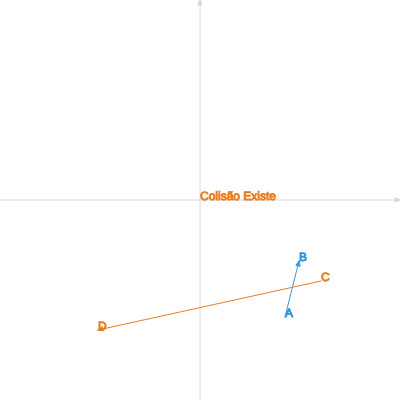
Frame 1 (no input)
Frame 60 (no input): identical to frame 1, image omitted
Frame 120 (the mouse pressed at the canvas centre since frame 60): identical to frame 1, image omitted

The p5.js sketch that drew this single still picture (run headless with seeded random() and noise() and a simulated clock; from frame 60 on, the mouse is pressed at the canvas centre):

// p5.js sketch
// ── sketch.js
class vector{
  constructor(){
    //usarei parseInt para truncar em um número inteiro, onde irá facilitar e confiabilizar as operações
    this.x1 = parseInt(random(-200, 200));
    this.y1 = parseInt(random(-200, 200));
    this.x2 = parseInt(random(-200, 200));
    this.y2 = parseInt(random(-200, 200));
  }
  
  drawVector(){
    return arrow(this.x1, this.y1, this.x2, this.y2);
  }
  
}

let vec1;
let vec2;
let colision = false;

var vectorAB
var vectorAC
var vectorAD  
var vectorCD
var vectorCA
var vectorCB

function setup() {
  createCanvas(400, 400);
  vec1 = new vector();
  vec2 = new vector();
  vec1transl = translateOrigin(vec1);
  colisionExist(vec1, vec2);//preciso analisar e corrigir o produto vetorial já que a origem não é no (0, 0) então o que fazer?
}

function draw() {
  goCartesian();
  colore(52, 152, 219)
  vec1.drawVector();
  texto("A", vec1.x1, vec1.y1)
  texto("B", vec1.x2, vec1.y2)
  colore(230, 126, 34)
  vec2.drawVector();
  texto("C", vec2.x1, vec2.y1)
  texto("D", vec2.x2, vec2.y2)
  
  /*colore(75, 86, 101)
  arrow(vectorAB.x1, vectorAB.y1, vectorAB.x2, vectorAB.y2)
  arrow(vectorAC.x1, vectorAC.y1, vectorAC.x2, vectorAC.y2)
  arrow(vectorAD.x1, vectorAD.y1, vectorAD.x2, vectorAD.y2)
  
  colore(210, 28, 28)
  arrow(vectorCD.x1, vectorCD.y1, vectorCD.x2, vectorCD.y2)
  arrow(vectorCA.x1, vectorCA.y1, vectorCA.x2, vectorCA.y2)
  arrow(vectorCB.x1, vectorCB.y1, vectorCB.x2, vectorCB.y2)*/
  
  if(colision == true){
    texto("Colisão Existe", 0, 0);
  } else{
    texto("Colisão Não Existe", 0, 0);
  }
  
  /*texto("A", vectorAB.x1+5, vectorAB.y1+5)
  texto("B", vectorAB.x2, vectorAB.y2)
  texto("C", vectorCD.x1-10, vectorCD.y1-10)
  texto("D", vectorCD.x2, vectorCD.y2)*/
 
}

//-------------------------------------------------
function calc_n_colision(vec1, vec2){
  let vector1;
  vector1 = {...vec1}; //já é o próprio vetor AB
  let vector2;
  vector2 = {...vec2}; //será o vetor AC
  
  vector2.x2 = vector2.x1;
  vector2.y2 = vector2.y1;
  vector2.x1 = vector1.x1;
  vector2.y1 = vector1.y1;
  
  console.log(vector1);
  console.log(vector2);
  
  return prodVec(vector1, vector2);

}
//-------------------------------------------------
function prodVec(vector1, vector2){
  //se estamos em 2D o produto vetorial produz apenas a cordenada Z
  let productVector = (vector1.x2*vector2.y2) - (vector1.y2*vector2.x2);
  console.log(productVector)
  return productVector;
}
//-------------------------------------------------
function colisionExist(vector1, vector2){
  //AB x AC e AB x AD tem mesmo sinal? então sem interseção
  //CD x CA e CD x CB tem mesmo sinal? então sem interseção
  
  vectorAB = {...vector1}; //já é o próprio vetor AB
  vectorAC = {...vector1}; //será o vetor AC
  vectorAC.x2 = vector2.x1; vectorAC.y2 = vector2.y1;
  vectorAD = {...vector1}; //será o vetor AD
  vectorAD.x2 = vector2.x2; vectorAD.y2 = vector2.y2;
  
  vectorCD = {...vector2}
  vectorCA = {...vector2}
  vectorCA.x2 = vector1.x1; vectorCA.y2 = vector1.y1;
  vectorCB = {...vector2}
  vectorCB.x2 = vector1.x2; vectorCB.y2 = vector1.y2;
  
  console.log(vectorAB);
  console.log(vectorAC);
  console.log(vectorAD);
  console.log(vectorCD);
  console.log(vectorCA);
  console.log(vectorCB);
  
  vectorAB = translateOrigin(vectorAB);
  vectorAC = translateOrigin(vectorAC);
  vectorAD = translateOrigin(vectorAD);
  vectorCD = translateOrigin(vectorCD);
  vectorCA = translateOrigin(vectorCA);
  vectorCB = translateOrigin(vectorCB);
  
  console.log("AB:", vectorAB);
  console.log("AC:", vectorAC);
  console.log("AD:", vectorAD);
  console.log("CD:", vectorCD);
  console.log("CA:", vectorCA);
  console.log("CB:", vectorCB);
  
  //ESSA VERIFICAÇÃO MUITO PROVAVELMENTE ESTÁ ERRADA, REVISAR.
  //OU ENTÃO A TRANSLADAÇÃO PARA A ORIGEM
  
  if(
    ((prodVec(vectorAB, vectorAC) >= 0 && prodVec(vectorAB, vectorAD) < 0) || (prodVec(vectorAB, vectorAC) < 0 && prodVec(vectorAB, vectorAD) >= 0))
    &&
    ((prodVec(vectorCD, vectorCA) >= 0 && prodVec(vectorCD, vectorCB) < 0) || (prodVec(vectorCD, vectorCA) < 0 && prodVec(vectorCD, vectorCB) >= 0))
    ){
    colision = true
    console.log("Entrou AB e CD verdadeiro");
    return
  }
  console.log("Finalizou laço")
  return
  
}
//-------------------------------------------------
  
function translateOrigin(vectorOriginal){ //Translada os segmentos partindo da origem (0,0); usamos para calcularmos p produto vetorial.
  var vector = {...vectorOriginal};
  
  vector.x2 = vector.x2-vector.x1;
  vector.y2 = vector.y2-vector.y1;
  
  vector.x1 = 0;
  vector.y1 = 0;
  
  return vector;
}
//-------------------------------------------------

function goCartesian()
{
  background(255)
  
  mouseXC = mouseX - width/2
  mouseYC = height/2 - mouseY
  
  colore(213, 216, 220)
  arrow(0,height/2,width, height/2)
  colore(213, 216, 220)
  arrow(width/2,height,width/2, 0)
  
  translate(width/2,height/2)
  scale(1,-1,1)  
}

//precisamos redeclarar colore, pois, como a utilizamos em goCartesian() e essas e essas funções são iniciadas antes do draw() é como se colore ainda não existisse (comente a função e veja).
function colore(c1,c2,c3,c4)
{
  if(c4 != null)
  {
    fill(c1,c2,c3,c4)
    stroke(c1,c2,c3,c4)
    return
  }
  if(c3 != null)
  {
    fill(c1,c2,c3)
    stroke(c1,c2,c3)
    return
  }
  
  if(c2 == null )
  {
    fill(c1)
    stroke(c1)
  }
  else
  {
    fill(c1,c1,c1,c2)
    stroke(c1,c1,c1,c2)
  }    
}
    
function arrow(x1,y1,x2,y2)
{
  line(x1,y1,x2,y2)
  var dx = x2-x1, dy = y2-y1
  var le = sqrt(dx*dx + dy*dy)
  var vx = dx/le, vy = dy/le
  var ux = -vy
  var uy = vx
  triangle(x2,y2,
           x2-5*vx+2*ux, y2-5*vy+2*uy,
           x2-5*vx-2*ux, y2-5*vy-2*uy)
}
    
function texto(str,x,y)
{
  push()
    resetMatrix();
    translate(width/2,height/2)
    // desenha o texto normalmente
    text(str,x,-y)
  pop()
}
